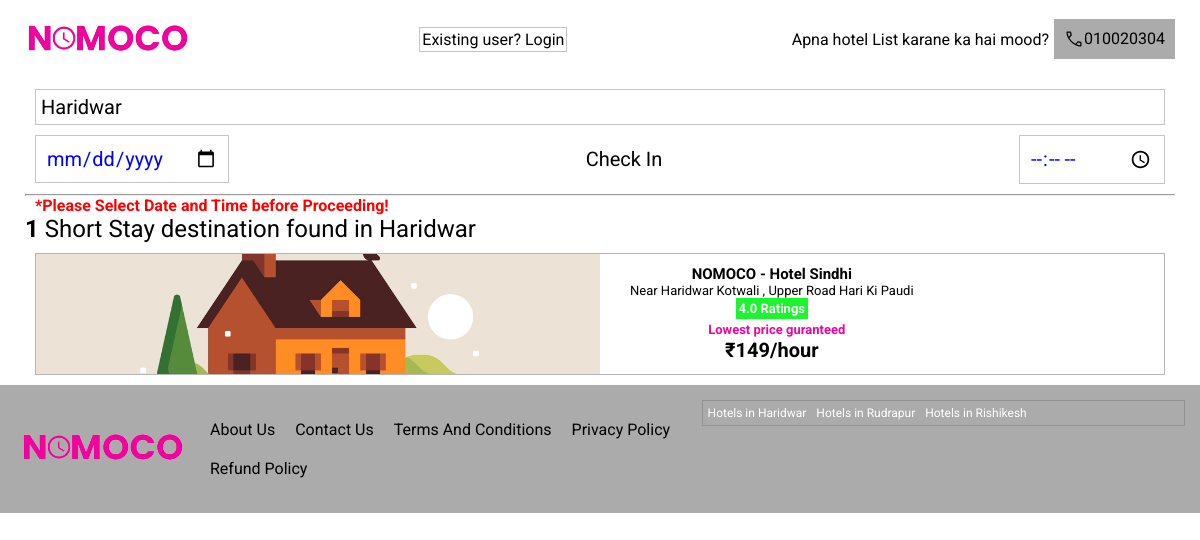
Page /hotels?designation=Haridwar on the committed database.
### hotel/models.py (models this page shows, shortened)
class Hotel(models.Model):
    hotel_name = models.CharField(max_length=255, blank=True)
    address = models.CharField(max_length=500, blank=True)
    price = models.CharField(max_length=255,    blank=True)
    offer_price = models.CharField(max_length=255, blank=True)
    hour_1_price = models.CharField(max_length=255, blank=True, default="149")
    hour_2_price = models.CharField(max_length=255, blank=True, default="249")
    hour_3_price = models.CharField(max_length=255, blank=True, default="349")
    hour_4_price = models.CharField(max_length=255, blank=True, default="400")
    poster = models.ImageField(upload_to = hotel_directory_path)
    available = models.BooleanField(default=True)
    description = models.TextField(blank=True)
    safety = models.BooleanField(default=True)
    privacy = models.BooleanField(default=True)
    security = models.BooleanField(default=True)
    available_from = models.TimeField(blank=True)
    available_to = models.TimeField(blank=True)
    hotel_phone = models.CharField(max_length=255, blank=True)
    hotel_email = models.CharField(max_length=255, blank=True)
    def __str__(self):
        return self.hotel_name

class Designation(models.Model):
    name = models.CharField(max_length=255, blank=False)
    image = models.ImageField(upload_to = designation_directory_path)
    footer = models.BooleanField(default=False)
    active = models.BooleanField(default=True)

### hotel/views.py (the view)
# urls.py: path('hotels', views.hotels, name='hotels'),
def hotels(request):
    context = {}
    context['designation'] = desig
    context['hotels'] = 'no q'
    if request.GET.get('designation'):
        designation = request.GET.get('designation')
        date = request.GET.get('date')
        time = request.GET.get('time')
        hotels = Hotel.objects.all()
        if time != 'None' and time != '' and time:
            hotels = hotels.filter(available_to__gte=time)
            hotels = hotels.filter(available_from__lte=time)
        hotels_byname = hotels.filter(hotel_name__icontains=designation)
        hotels_byaddress = hotels.filter(address__icontains=designation)
        hotels = set(chain(hotels_byname, hotels_byaddress,))
        print(hotels)
        context['hotels'] = hotels
        context['date'] = date
        context['time'] = time
        context['desc'] = designation
    context['style'] = 'hotels.css'
    return render(request, 'hotel/hotels.html', context)

### hotel/templates/hotel/hotels.html (shortened to what this page needs)
{% extends 'base.html' %}
{% block content %}
<div class="hotels">
    <div class="search-details">
        <input type="text" value="{{desc}}">
        <div>
            <input type="date" value="{{date}}" name="date" id="date">
            <p>Check In</p>
            <input type="time" value="{{time}}" name="time" id="time">
        </div>
    </div>
    <hr>
    {% if date == '' or date == 'None' or time == '' or time == 'None' or not date or not time %}<span style="color:red; padding:10px; font-weight:bold;">*Please Select Date and Time before Proceeding!</span>{% endif %}
    <h2> <b> {{hotels|length}} </b>Short Stay destination found in {{desc}}</h2>
    <div class="large-cards">
        {% for hotel in hotels %}
        <a href="{% if date != '' and date != 'None' and time != '' and time != 'None' and date and time %} /hotel?id={{hotel.id}}&date={{date}}&time={{time}} {% endif %}" class="large-card">
            <div class="large-card-img" style="background: url({{hotel.poster.url}});"></div>
            <div class="large-card-details">
                <h2>{{hotel.hotel_name}}</h2>
                <span class="">{{hotel.address}}</span>
                <span class="rating">4.0 Ratings</span>
                <div><span style="color:rgb(239, 5, 157); font-weight: bold;margin-left: 10px;">Lowest price guranteed</span>
                </div>
                <div class=""><span style="font-size: 20px; font-weight:bold;">₹149/hour</span></div>
            </div>
        </a>
        {% endfor %}
    </div>
</div>
{% endblock content %}

### templates/base.html (shortened to what this page needs)
{% load static %}
{% static "" as baseURL %}
<!DOCTYPE html>
<html lang="en">
<head>
    <link rel="stylesheet" href="{% static 'css/style.css' %}">
    <link rel="stylesheet" href="{{baseURL}}css/{{style}}">
</head>
<body>
    <header>
        <nav>
            <div class="logo">
                <a href="{% url 'index' %}"><img src="{% static 'images/logo.png' %}" alt="NOMOCO"></a>
            </div>
            <div class="login">
                <a href="{% url 'login' %}">Existing user? Login </a>
            </div>
            <div class="info">
                <div class="contact">
                    <span>Apna hotel List karane ka hai mood?</span>
                    <a href="tel:9520315158">
                        <img src="{% static 'images/call.svg' %}" alt="call icon">
                        010020304
                    </a>
                </div>
            </div>
        </nav>
    </header>
    <main>{% block content %} {% endblock content %}</main>
    <footer>
        <div class="logo">
            <a href=""><img src="{% static 'images/logo.png' %}" alt="NOMOCO"></a>
        </div>
        <div class="links">
            <a href="">About Us</a>
            <a href="">Contact Us</a>
            <a href="">Terms And Conditions</a>
            <a href="">Privacy Policy</a>
            <a href="">Refund Policy</a>
        </div>
        <div class="footer-designations">
            {% for i in designation %}
            <p>Hotels in {{i.name}}</p>
            {% endfor %}
        </div>
    </footer>
</body>
</html>

### static/css/style.css (style rules this page uses)
* { margin: 0; padding: 0; font-family: 'Roboto', sans-serif; box-sizing: border-box; transition: 0.1s ease-in all; }
.logo img { width: 175px; }
nav { display: flex; align-items: center; justify-content: space-between; padding: 10px 20px; }
.contact { display: flex; align-items: center; justify-content: center; }
.contact > a > img { height: 20px; }
.contact > a { display: flex; background-color: rgba(128, 128, 128, 0.661); padding: 10px; text-align: center; text-decoration: none; color: black; margin: 5px; }
.login a { color: black; text-decoration: none; border: 1px solid rgba(128, 128, 128, 0.455); padding: 2px; }
footer { background-color: rgba(128, 128, 128, 0.661); display: flex; justify-content: space-between; padding: 15px; align-items: center; }
footer > .links { display: flex; padding: 10px; flex-wrap: wrap; }
footer > .links > a { margin: 10px; text-align: center; color: black; text-decoration: none; }
.info { display: flex; justify-content: space-between; align-items: center; }
.footer-designations { width: 50%; display: flex; flex-wrap: wrap; gap: 10px; color: white; border: 1px solid rgba(128, 128, 128, 0.581); padding: 5px; font-size: 12px; align-self: flex-start; }

### static/css/hotels.css (style rules this page uses)
.hotels { padding: 0 25px; }
.hotels > h2 { font-weight: normal; }
.search-details { display: flex; gap: 10px; flex-direction: column; padding: 10px; }
.search-details input { padding: 5px; font-size: 20px; border: 1px solid rgba(128, 128, 128, 0.456); }
.search-details input[type="date"], .search-details input[type="time"] { color: blue; border: 1px solid rgba(128, 128, 128, 0.456); padding: 10px; }
.search-details div { display: flex; justify-content: space-between; align-items: center; font-size: 20px; }
.large-cards { display: flex; flex-direction: column; align-items: center; justify-content: center; padding: 10px; gap: 30px; }
.large-card { display: flex; width: 100%; color: black; text-decoration: none; gap: 20px; border: 1px solid rgba(128, 128, 128, 0.581); }
.large-card-img { background-size:cover !important; background-repeat: no-repeat !important; background-position: center !important; height: 120px; width: 50%; }
.large-card-details { display: flex; flex-direction: column; text-align:center; padding: 10px; justify-content: center; }
.large-card-details h2 { font-size: 15px; }
.large-card-details span { font-size: 13px; }
.rating { background-color: rgb(27, 245, 48); color: white; font-size: 15px; font-weight: bold; width: fit-content; padding: 3px; margin: 0 auto; }

### rows in the picture
Hotel: poster (picture), hotel_name "NOMOCO - Hotel Sindhi", address "Near Haridwar Kotwali , Upper Road Hari Ki Paudi"
Designation: name "Haridwar"
Designation: name "Rudrapur"
Designation: name "Rishikesh"

### other values in the picture
{{ hotels|length }} "1"
{{ desc }} "Haridwar"
